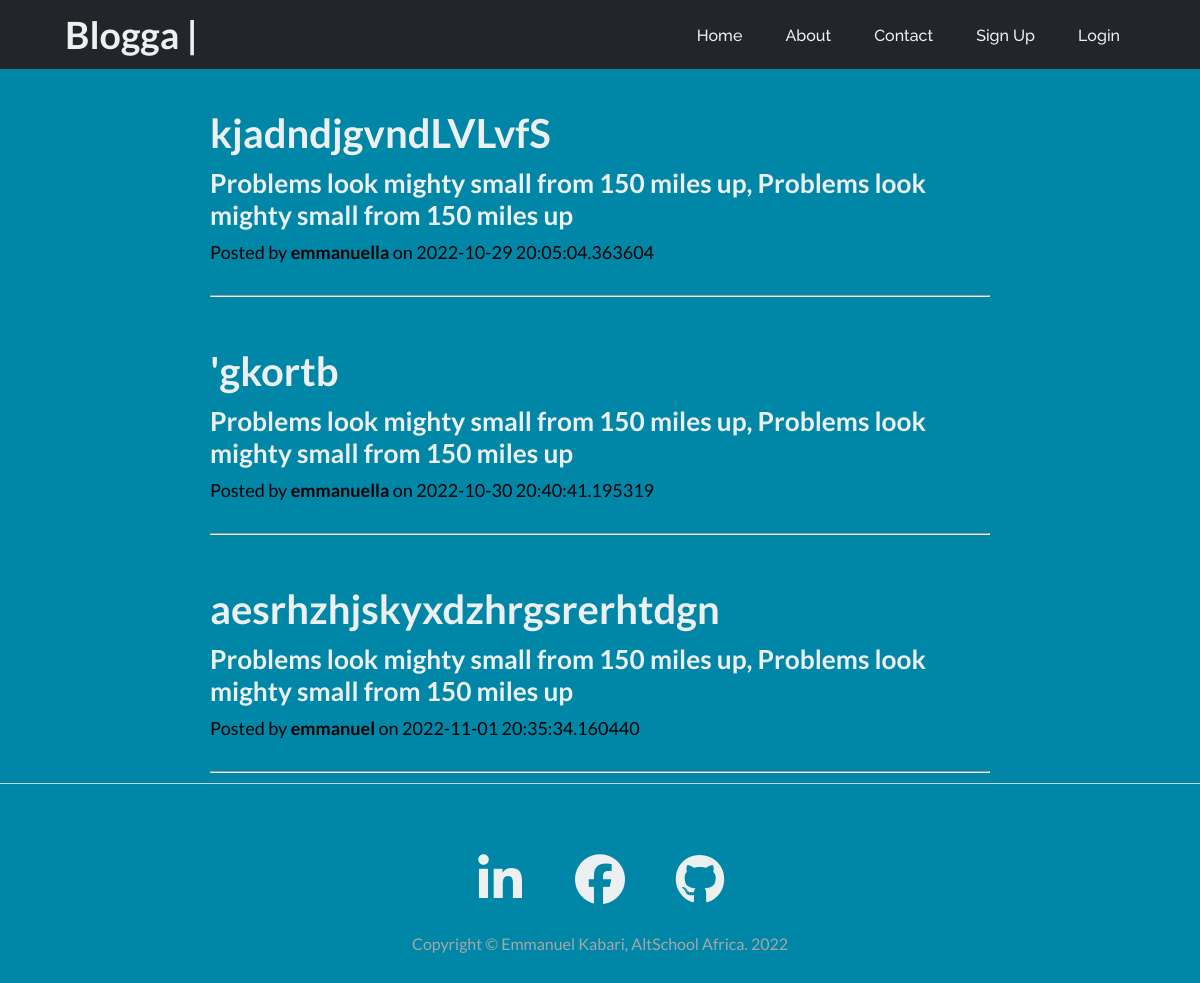
Before: /blogposts with the older database file.
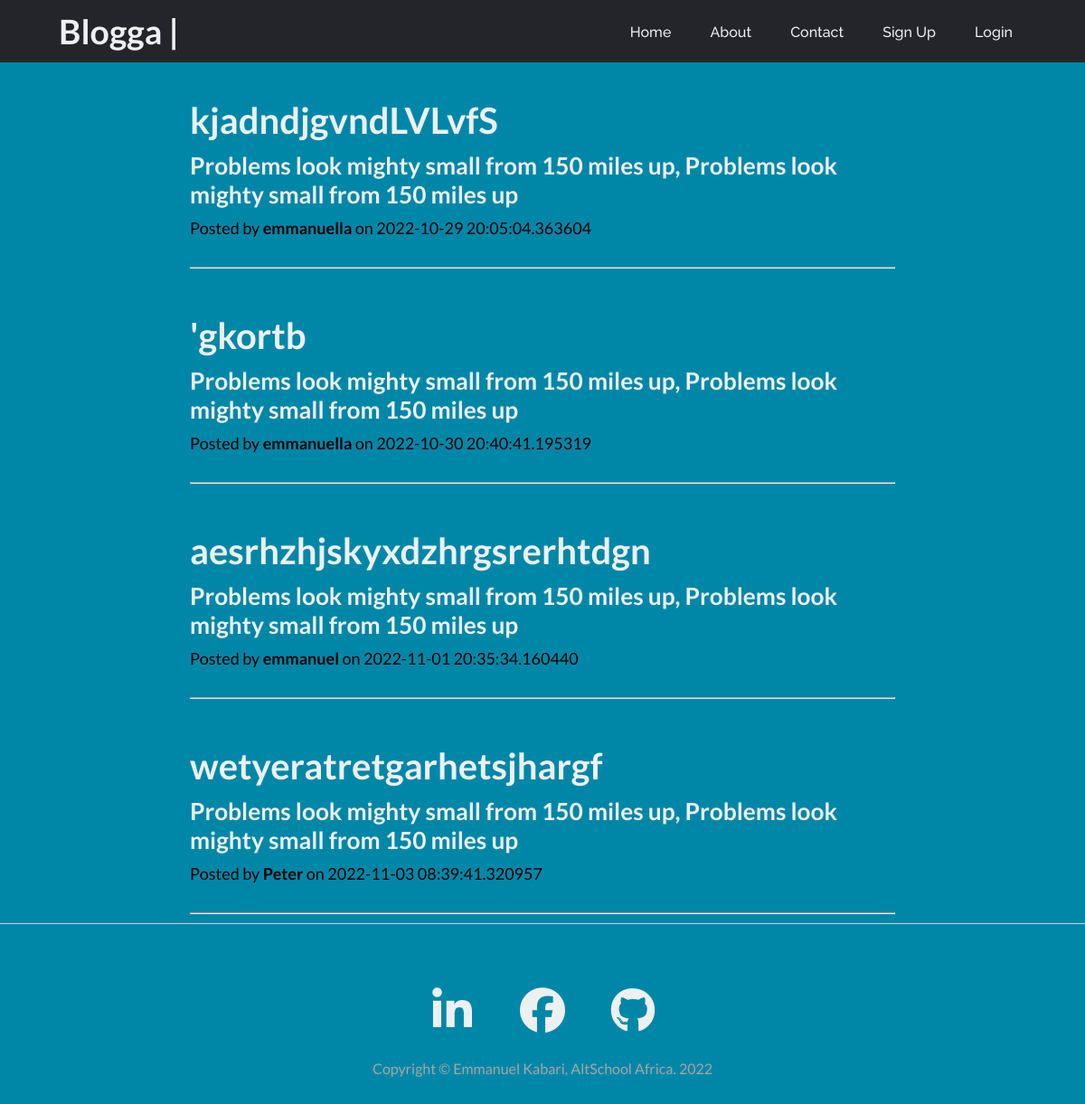
After: the same page with the newer database file.
### app.py (models this page shows, shortened)
class BlogPost(db.Model):
    __tablename__ = 'blog_post'
    id = db.Column(db.Integer(), primary_key=True)
    caption = db.Column(db.String(), nullable=False)
    content = db.Column(db.String(), nullable=False)
    owner_id = db.Column(db.Integer(), db.ForeignKey(
        'users.id'), nullable=False)
    date_created = db.Column(db.DateTime(), default=datetime.utcnow)

class User(db.Model, UserMixin):
    __tablename__ = 'users'
    id = db.Column(db.Integer(), primary_key=True)
    firstname = db.Column(db.String(), nullable=False, unique=False)
    lastname = db.Column(db.String(), nullable=False, unique=False)
    username = db.Column(db.String(50), nullable=False, unique=True)
    email = db.Column(db.String(60), nullable=False, unique=True)
    password_hash = db.Column(db.Text(), nullable=False)
    posts = db.relationship('BlogPost', backref='owner')

### app.py (the view)
@app.route('/')
@app.route('/blogposts')
def home():
    posts = BlogPost.query.all()
    return render_template('index.html', posts=posts)

### templates/index.html (shortened to what this page needs)
{% extends 'base.html' %}
{% block content %}
{% for post in posts %}
<section class="blog-container">
        <div>
            <div class="post-preview">
                <a class="link" href="{{url_for('view_post', id=post.id)}}">
                    <h2 class="post-title">{{post.caption}}</h2>
                    <h3 class="post-subtitle">Problems look mighty small from 150 miles up, Problems look mighty small from 150 miles up</h3>
                </a>
                <p class="post-meta">
                    Posted by
                    <strong>{{ post.owner.username }}</strong>
                    on {{post.date_created}}
                </p>
            </div>
            <hr class="my-4" />
        </div>
</section>
{% endfor %}
{% endblock %}

### templates/base.html (shortened to what this page needs)
<!DOCTYPE html>
<html lang="en">
<head>
    <link rel="stylesheet" href="{{url_for('static', filename='css/style.css')}}">
</head>
<body>
    <header>
        {% if current_user.is_authenticated %}
            <a class="logo" href="{{url_for('home')}}">
                <h2>Blogga &#124;</h2>
                <p>Hello {{current_user.username}}</p>
            </a>
        {% else %}
            <a class="logo" href="{{url_for('home')}}">
                <h2>Blogga &#124;</h2>
            </a>
        {% endif %}
        <nav>
            <ul class="nav_links">
                {% if current_user.is_authenticated %}
                <li><a href="{{ url_for('home') }}">Home</a></li>
                <li><a href="{{ url_for('about') }}">About</a></li>
                <li><a href="{{ url_for('contact') }}">Contact</a></li>
                <li><a href="{{ url_for('create_post') }}">Create Post</a></li>
                <li><a href="{{ url_for('logout') }}">Log Out</a></li>
                {% else %}
                <li><a href="{{ url_for('home') }}">Home</a></li>
                <li><a href="{{ url_for('about') }}">About</a></li>
                <li><a href="{{ url_for('contact') }}">Contact</a></li>
                <li><a href="{{ url_for('register') }}">Sign Up</a></li>
                <li><a href="{{ url_for('login') }}">Login</a></li>
                {% endif %}
            </ul>
        </nav>
    </header>
    <main>
        {% block content %}
        {% endblock %}
    </main>
    <footer class="footer-border-top">
        <div class="footer-container">
            <div class="row footer-row">
                <div class="col-md-10 col-lg-8 col-xl-7">
                    <ul class="footer-list-inline">
                        <li class="footer-list-inline-item">
                            <a href="https://www.linkedin.com/in/kabari-emmanuel/" target="_blank">
                                <span class="fa-stack fa-lg">
                                    <i class="fab fa-linkedin-in"></i>
                                </span>
                            </a>
                        </li>
                        <li class="footer-list-inline-item">
                            <a href="https://www.facebook.com/emmanuel.kabari.56/" target="_blank">
                                <span class="fa-stack fa-lg">
                                    <i class="fab fa-facebook"></i>
                                </span>
                            </a>
                        </li>
                        <li class="footer-list-inline-item">
                            <a href="https://github.com/Kabari" target="_blank">
                                <span class="fa-stack fa-lg">
                                    <i class="fab fa-github"></i>
                                </span>
                            </a>
                        </li>
                    </ul>
                    <div class="small">Copyright &copy; Emmanuel Kabari, AltSchool Africa. 2022</div>
                </div>
            </div>
        </div>
    </footer>
</body>
</html>

### static/css/style.css (style rules this page uses)
* { margin: 0; padding: 0; box-sizing: border-box; font-family: 'Lato'; }
body { background: #0087a8; }
li, a { font-family: 'Raleway', sans-serif; font-weight: 500; font-size: 16px; color: #edf0f1; text-decoration: none; }
header { display: flex; justify-content: space-between; align-items: center; padding: 5px 5%; background-color: #24252A; }
.logo { display: flex; padding: 7px 5px; text-align: center; font-size: 25px; cursor: pointer; }
.nav_links { list-style: none; }
.nav_links li { display: inline-block; padding: 0px 20px; }
.nav_links li a { transition: all 0.3s ease; }
.row { display: flex; flex-wrap: wrap; }
.link { text-decoration: yellow; }
.blog-container { display: flex; margin: auto; padding: 10px; width: 800px; max-width: 100%; word-wrap: break-word; }
.post-title { margin: 30px 0px 10px; font-weight: 700; font-size: 40px; word-wrap: break-word; }
.post-subtitle { margin: 0 0 10px; font-size: 26.275px; word-wrap: break-word; }
.post-meta { margin: 0 0 32px; font-size: 18px; }
.footer-border-top { border-top: 1px solid #ced4da; margin: auto; width: 100%; height: 200px; }
.footer-row { justify-content: center; }
.footer-container { margin: 50px auto; }
.footer-list-inline { display: flex; justify-content: center; }
.footer-list-inline-item { display: flex; width: 70px; height: 80px; justify-content: center; align-items: center; list-style: none; margin: auto 15px; font-size: 50px; text-align: center; }
.small { margin: 20px auto; text-align: center; color: #a6a6a6; }
i { font-size: 50px; }

Changed rows visible on the page:
added BlogPost: caption "wetyeratretgarhetsjhargf", owner.username "Peter", date_created "2022-11-03 08:39:41.320957"
